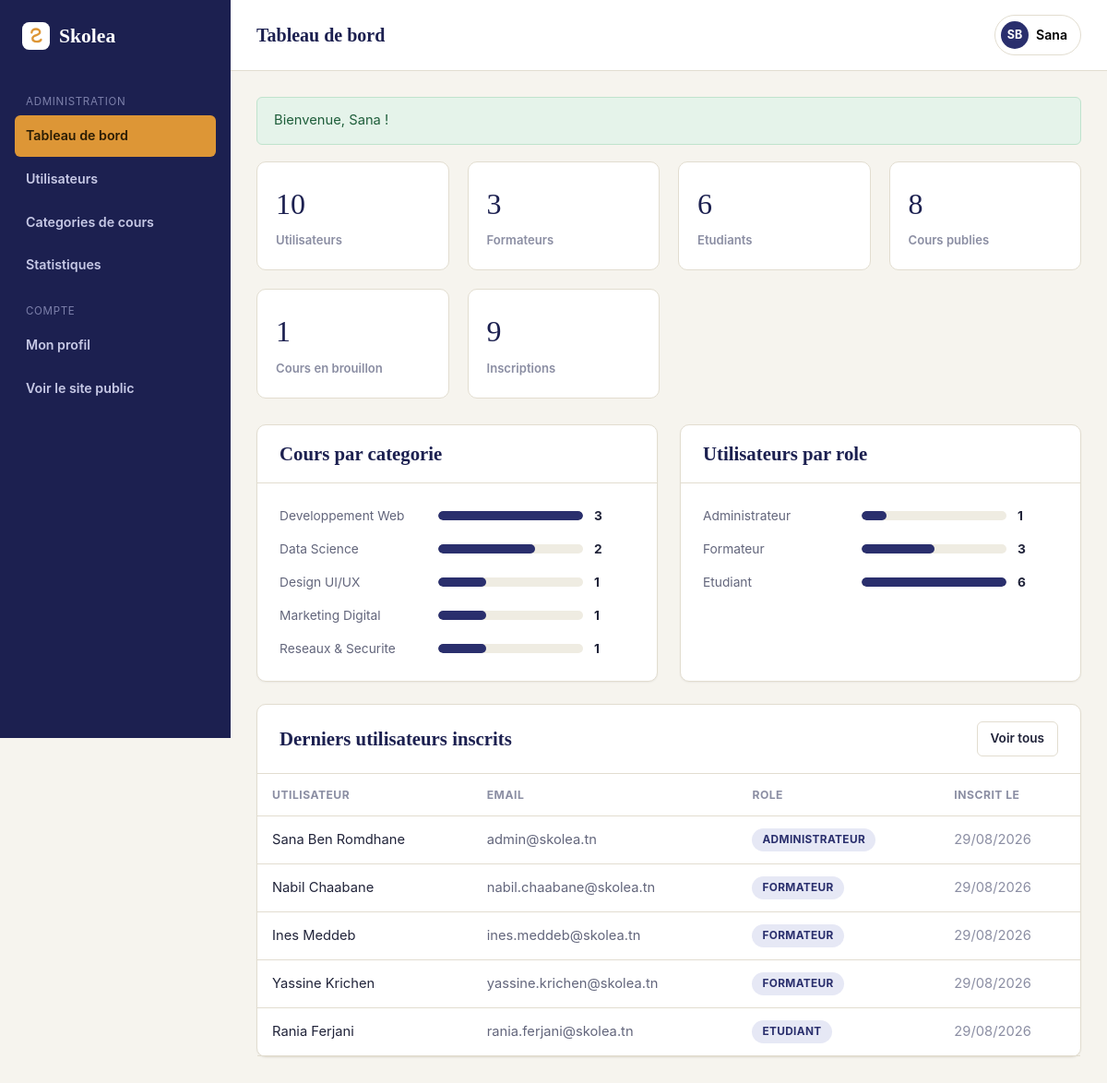
The app's page /SkoleaMVC/View/BackOffice/admin_dashboard.php (signed in) with its own data.
### tables this page shows
CREATE TABLE utilisateurs (
    id              INT UNSIGNED AUTO_INCREMENT PRIMARY KEY,
    nom             VARCHAR(80)  NOT NULL,
    prenom          VARCHAR(80)  NOT NULL,
    email           VARCHAR(150) NOT NULL UNIQUE,
    mot_de_passe    VARCHAR(255) NOT NULL,
    role            ENUM('administrateur', 'formateur', 'etudiant') NOT NULL DEFAULT 'etudiant',
    photo           VARCHAR(255) NULL,
    bio             VARCHAR(500) NULL,
    date_creation   DATETIME NOT NULL DEFAULT CURRENT_TIMESTAMP
);

### SkoleaMVC/helpers.php (called while the page is built, shortened)
<?php
function e($value)
{
    return htmlspecialchars($value ?? '', ENT_QUOTES, 'UTF-8');
}
function flash_get()
{
    $flash = $_SESSION['_flash'] ?? [];
    return $flash;
}
function format_date($datetime, $format = 'd/m/Y')
{
    try {
        return (new DateTime($datetime))->format($format);
    } catch (Exception $e) {
        return '';
    }
}
function role_label($role)
{
    if ($role === 'administrateur') return 'Administrateur';
    if ($role === 'formateur') return 'Formateur';
    if ($role === 'etudiant') return 'Etudiant';
    return ucfirst($role);
}
function utilisateur_connecte()
{
    return $_SESSION['utilisateur'] ?? null;
}

### SkoleaMVC/Model/Utilisateur.php (called while the page is built, shortened)
<?php
class Utilisateur
{
    private $pdo;
    public function __construct()
    {
        $this->pdo = config::getConnexion();
    }
    public function paginate($limit, $offset, $role = null, $recherche = null)
    {
        list($where, $params) = $this->buildFiltre($role, $recherche);
        $stmt = $this->pdo->prepare("
            SELECT * FROM utilisateurs
            {$where}
            ORDER BY date_creation DESC
            LIMIT :limit OFFSET :offset
        ");
        $stmt->bindValue(':limit', $limit, PDO::PARAM_INT);
        $stmt->bindValue(':offset', $offset, PDO::PARAM_INT);
        $stmt->execute();
        return $stmt->fetchAll();
    }
    public function count($role = null, $recherche = null)
    {
        list($where, $params) = $this->buildFiltre($role, $recherche);
        $stmt = $this->pdo->prepare("SELECT COUNT(*) FROM utilisateurs {$where}");
        $stmt->execute($params);
        return (int) $stmt->fetchColumn();
    }
    private function buildFiltre($role, $recherche)
    {
        $conditions = [];
        $params = [];
        $where = $conditions === [] ? '' : 'WHERE ' . implode(' AND ', $conditions);
        return [$where, $params];
    }
    public function countByRole($role)
    {
        $stmt = $this->pdo->prepare('SELECT COUNT(*) FROM utilisateurs WHERE role = :role');
        $stmt->execute(['role' => $role]);
        return (int) $stmt->fetchColumn();
    }
}

### config.php (called while the page is built)
<?php
class config
{
    private static $pdo = null;
    public static function getConnexion()
    {
        if (!isset(self::$pdo)) {
            $servername = "localhost";
            $username = "root";
            $password = "";
            $dbname = "skolea";
            try {
                self::$pdo = new PDO(
                    "mysql:host=$servername;dbname=$dbname;charset=utf8mb4",
                    $username,
                    $password
                );
                self::$pdo->setAttribute(PDO::ATTR_ERRMODE, PDO::ERRMODE_EXCEPTION);
                self::$pdo->setAttribute(PDO::ATTR_DEFAULT_FETCH_MODE, PDO::FETCH_ASSOC);
            } catch (Exception $e) {
                die('Erreur de connexion : ' . $e->getMessage());
            }
        }
        return self::$pdo;
    }
}

### SkoleaMVC/Model/Cours.php (called while the page is built, shortened)
<?php
class Cours
{
    private $pdo;
    public function __construct($titre = null, $description = null, $categorieId = null, $niveau = null, $statut = null)
    {
        $this->pdo = config::getConnexion();
    }
    public function count($filtres = [])
    {
        list($where, $params) = $this->buildFiltre($filtres);
        $stmt = $this->pdo->prepare("SELECT COUNT(*) FROM cours c {$where}");
        $stmt->execute($params);
        return (int) $stmt->fetchColumn();
    }
    private function buildFiltre($filtres)
    {
        $conditions = [];
        $params = [];
        if (!empty($filtres['statut'])) {
            $conditions[] = 'c.statut = :statut';
            $params[':statut'] = $filtres['statut'];
        }
        $where = $conditions === [] ? '' : 'WHERE ' . implode(' AND ', $conditions);
        return [$where, $params];
    }
}

### SkoleaMVC/Model/Inscription.php (called while the page is built, shortened)
<?php
class Inscription
{
    private $pdo;
    public function __construct()
    {
        $this->pdo = config::getConnexion();
    }
    public function countByStatut()
    {
        return $this->pdo->query('SELECT statut, COUNT(*) AS total FROM inscriptions GROUP BY statut')->fetchAll();
    }
}

### SkoleaMVC/View/BackOffice/admin_dashboard.php (the view, shortened to what this page needs)
<?php
require_once __DIR__ . '/../../bootstrap.php';
require_once __DIR__ . '/../../Model/Utilisateur.php';
require_once __DIR__ . '/../../Model/Cours.php';
require_once __DIR__ . '/../../Model/Inscription.php';
$utilisateurModel = new Utilisateur();
$coursModel = new Cours();
$inscriptionModel = new Inscription();
$totalInscriptions = 0;
foreach ($inscriptionModel->countByStatut() as $ligne) {
    $totalInscriptions += (int) $ligne['total'];
}
$repartitionCategorie = [];
foreach ($coursModel->repartitionParCategorie() as $ligne) {
    $repartitionCategorie[] = ['label' => $ligne['categorie'], 'value' => (int) $ligne['total']];
}
$repartitionRole = [];
foreach ($utilisateurModel->repartitionParRole() as $ligne) {
    $repartitionRole[] = ['label' => role_label($ligne['role']), 'value' => (int) $ligne['total']];
}
$derniersUtilisateurs = $utilisateurModel->paginate(5, 0);
$pageTitle = 'Tableau de bord';
require __DIR__ . '/includes/header.php';
?>
<div class="stat-grid">
    <div class="stat-card">
        <span class="stat-value"><?= (int) $utilisateurModel->count() ?></span>
        <span class="stat-label">Utilisateurs</span>
    </div>
    <div class="stat-card">
        <span class="stat-value"><?= (int) $utilisateurModel->countByRole('formateur') ?></span>
        <span class="stat-label">Formateurs</span>
    </div>
    <div class="stat-card">
        <span class="stat-value"><?= (int) $utilisateurModel->countByRole('etudiant') ?></span>
        <span class="stat-label">Etudiants</span>
    </div>
    <div class="stat-card">
        <span class="stat-value"><?= (int) $coursModel->count(['statut' => 'publie']) ?></span>
        <span class="stat-label">Cours publies</span>
    </div>
    <div class="stat-card">
        <span class="stat-value"><?= (int) $coursModel->count(['statut' => 'brouillon']) ?></span>
        <span class="stat-label">Cours en brouillon</span>
    </div>
    <div class="stat-card">
        <span class="stat-value"><?= (int) $totalInscriptions ?></span>
        <span class="stat-label">Inscriptions</span>
    </div>
</div>
<div class="grid grid-cols-2">
    <div class="card">
        <div class="card-header"><h3 style="margin:0;">Cours par categorie</h3></div>
        <div class="card-body">
            <?php $items = $repartitionCategorie; require __DIR__ . '/../../bar_liste.php'; ?>
        </div>
    </div>
    <div class="card">
        <div class="card-header"><h3 style="margin:0;">Utilisateurs par role</h3></div>
        <div class="card-body">
            <?php $items = $repartitionRole; require __DIR__ . '/../../bar_liste.php'; ?>
        </div>
    </div>
</div>
<div class="card" style="margin-top:24px;">
    <div class="card-header">
        <h3 style="margin:0;">Derniers utilisateurs inscrits</h3>
        <a href="admin_utilisateurs.php" class="btn btn-outline btn-sm">Voir tous</a>
    </div>
    <div class="table-wrap">
        <table class="table">
            <thead><tr><th>Utilisateur</th><th>Email</th><th>Role</th><th>Inscrit le</th></tr></thead>
            <tbody>
                <?php foreach ($derniersUtilisateurs as $u): ?>
                    <tr>
                        <td><?= e($u['prenom'] . ' ' . $u['nom']) ?></td>
                        <td class="text-muted"><?= e($u['email']) ?></td>
                        <td><span class="badge badge-primaire"><?= e(role_label($u['role'])) ?></span></td>
                        <td class="text-soft"><?= e(format_date($u['date_creation'])) ?></td>
                    </tr>
                <?php endforeach; ?>
            </tbody>
        </table>
    </div>
</div>
<?php require __DIR__ . '/includes/footer.php'; ?>

### SkoleaMVC/View/BackOffice/includes/header.php (shortened to what this page needs)
<!doctype html>
<html lang="fr">
<head>
    <link rel="stylesheet" href="../../assets/css/app.css">
</head>
<body>
<div class="back-shell">
    <?php include __DIR__ . '/sidebar.php'; ?>
    <div class="back-main">
        <header class="back-topbar">
            <h1><?= e($pageTitle) ?></h1>
            <div class="user-menu">
                <button type="button" class="user-chip">
                    <span class="user-avatar"><?= e(mb_strtoupper(mb_substr($utilisateur['prenom'], 0, 1) . mb_substr($utilisateur['nom'], 0, 1))) ?></span>
                    <?= e($utilisateur['prenom']) ?>
                </button>
            </div>
        </header>
        <div class="back-content">
            <?php $flashes = flash_get(); ?>
            <?php foreach ($flashes as $type => $message): ?>
                <div class="alert alert-<?= e($type) ?>" data-flash><?= e($message) ?></div>
            <?php endforeach; ?>

### records on screen
utilisateurs: prenom+nom "SB", prenom "Sana", prenom+nom "Sana Ben Romdhane", email "admin@skolea.tn", role "ADMINISTRATEUR", date_creation "29/08/2026"
utilisateurs: prenom+nom "Nabil Chaabane", email "nabil.chaabane@skolea.tn", role "FORMATEUR", date_creation "29/08/2026"
utilisateurs: prenom+nom "Ines Meddeb", email "ines.meddeb@skolea.tn", role "FORMATEUR", date_creation "29/08/2026"
utilisateurs: prenom+nom "Yassine Krichen", email "yassine.krichen@skolea.tn", role "FORMATEUR", date_creation "29/08/2026"
utilisateurs: prenom+nom "Rania Ferjani", email "rania.ferjani@skolea.tn", role "ETUDIANT", date_creation "29/08/2026"

### other values on screen
$pageTitle "Tableau de bord"
$message "Bienvenue, Sana !"
$utilisateurModel->count() "10"
$utilisateurModel->countByRole('formateur') "3"
$utilisateurModel->countByRole('etudiant') "6"
$coursModel->count(['statut' => 'publie']) "8"
$coursModel->count(['statut' => 'brouillon']) "1"
$totalInscriptions "9"
$item['label'] "Developpement Web"
$item['value'] "3"
$item['label'] "Data Science"
$item['value'] "2"
$item['label'] "Design UI/UX"
$item['value'] "1"
$item['label'] "Marketing Digital"
